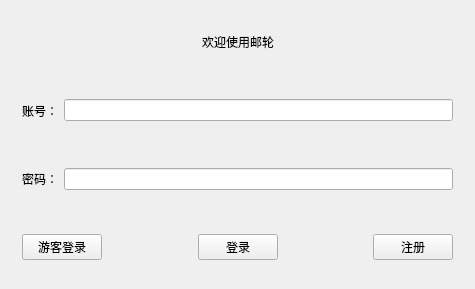
<?xml version="1.0" encoding="UTF-8"?>
<ui version="4.0">
 <class>Widget</class>
 <widget class="QWidget" name="Widget">
  <property name="geometry">
   <rect>
    <x>0</x>
    <y>0</y>
    <width>475</width>
    <height>289</height>
   </rect>
  </property>
  <property name="windowTitle">
   <string>Widget</string>
  </property>
  <layout class="QVBoxLayout" name="verticalLayout">
   <item>
    <widget class="QWidget" name="widget_3" native="true">
     <layout class="QHBoxLayout" name="horizontalLayout">
      <item>
       <spacer name="horizontalSpacer">
        <property name="orientation">
         <enum>Qt::Horizontal</enum>
        </property>
        <property name="sizeHint" stdset="0">
         <size>
          <width>161</width>
          <height>20</height>
         </size>
        </property>
       </spacer>
      </item>
      <item>
       <widget class="QLabel" name="labelWelcome">
        <property name="text">
         <string>欢迎使用邮轮</string>
        </property>
       </widget>
      </item>
      <item>
       <spacer name="horizontalSpacer_2">
        <property name="orientation">
         <enum>Qt::Horizontal</enum>
        </property>
        <property name="sizeHint" stdset="0">
         <size>
          <width>160</width>
          <height>20</height>
         </size>
        </property>
       </spacer>
      </item>
     </layout>
    </widget>
   </item>
   <item>
    <widget class="QWidget" name="widget" native="true">
     <layout class="QHBoxLayout" name="horizontalLayout_3">
      <item>
       <widget class="QLabel" name="labelUserName">
        <property name="text">
         <string>账号：</string>
        </property>
       </widget>
      </item>
      <item>
       <widget class="QLineEdit" name="lineEditUserName"/>
      </item>
     </layout>
    </widget>
   </item>
   <item>
    <widget class="QWidget" name="widget_2" native="true">
     <layout class="QHBoxLayout" name="horizontalLayout_2">
      <item>
       <widget class="QLabel" name="labelPassword">
        <property name="text">
         <string>密码：</string>
        </property>
       </widget>
      </item>
      <item>
       <widget class="QLineEdit" name="lineEditPassword"/>
      </item>
     </layout>
    </widget>
   </item>
   <item>
    <widget class="QWidget" name="widget_4" native="true">
     <layout class="QHBoxLayout" name="horizontalLayout_4">
      <item>
       <widget class="QPushButton" name="pushButton">
        <property name="text">
         <string>游客登录</string>
        </property>
       </widget>
      </item>
      <item>
       <spacer name="horizontalSpacer_4">
        <property name="orientation">
         <enum>Qt::Horizontal</enum>
        </property>
        <property name="sizeHint" stdset="0">
         <size>
          <width>40</width>
          <height>20</height>
         </size>
        </property>
       </spacer>
      </item>
      <item>
       <widget class="QPushButton" name="pushButtonLogin">
        <property name="text">
         <string>登录</string>
        </property>
       </widget>
      </item>
      <item>
       <spacer name="horizontalSpacer_3">
        <property name="orientation">
         <enum>Qt::Horizontal</enum>
        </property>
        <property name="sizeHint" stdset="0">
         <size>
          <width>40</width>
          <height>20</height>
         </size>
        </property>
       </spacer>
      </item>
      <item>
       <widget class="QPushButton" name="pushButtonRegister">
        <property name="text">
         <string>注册</string>
        </property>
       </widget>
      </item>
     </layout>
    </widget>
   </item>
  </layout>
 </widget>
 <layoutdefault spacing="6" margin="11"/>
 <resources/>
 <connections/>
</ui>
